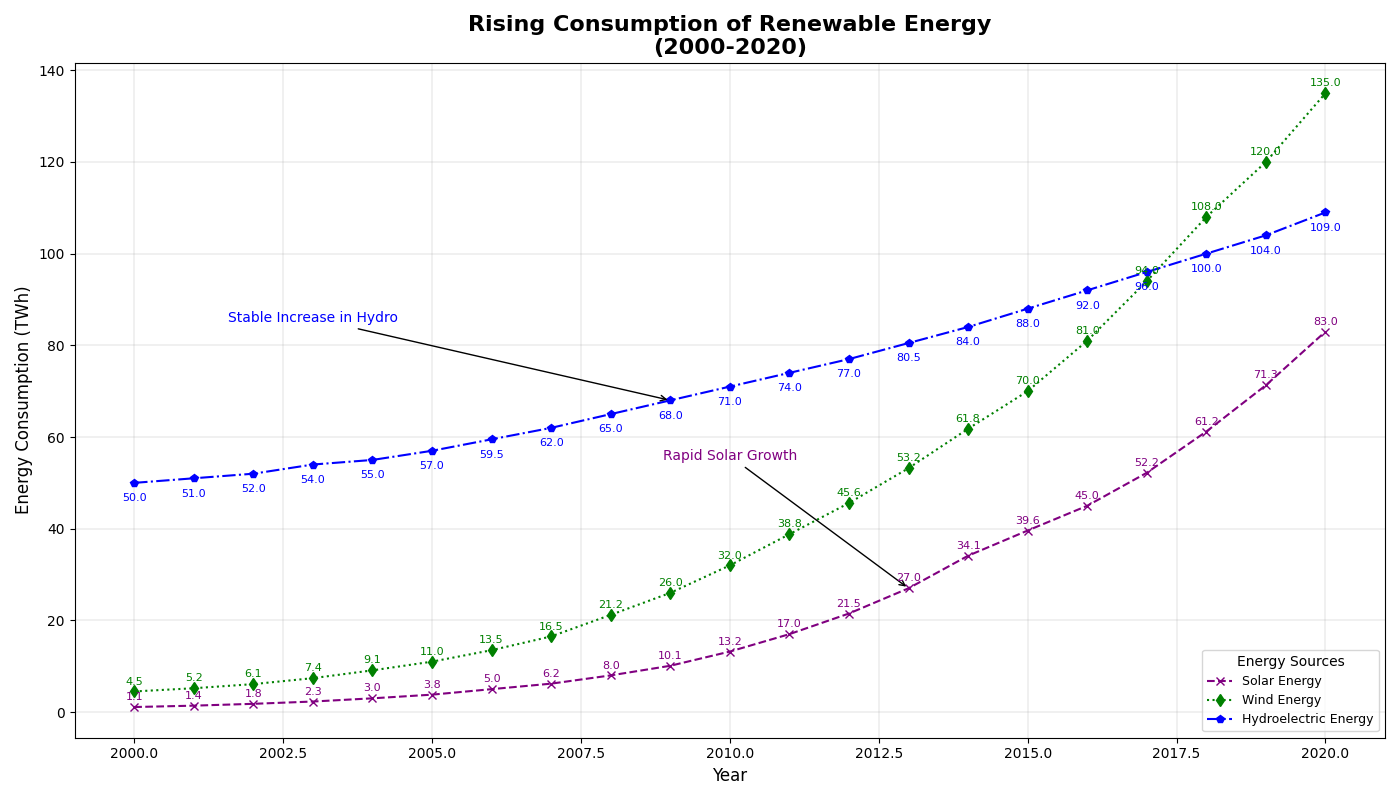

This figure's Python source:
import matplotlib.pyplot as plt
import numpy as np

years = np.arange(2000, 2021)

# Data: Renewable energy consumption in Terawatt-hours (TWh)
solar = [
    1.1, 1.4, 1.8, 2.3, 3.0, 3.8, 5.0, 6.2, 8.0, 10.1, 13.2, 17.0, 
    21.5, 27.0, 34.1, 39.6, 45.0, 52.2, 61.2, 71.3, 83.0
]
wind = [
    4.5, 5.2, 6.1, 7.4, 9.1, 11.0, 13.5, 16.5, 21.2, 26.0, 32.0, 
    38.8, 45.6, 53.2, 61.8, 70.0, 81.0, 94.0, 108.0, 120.0, 135.0
]
hydro = [
    50.0, 51.0, 52.0, 54.0, 55.0, 57.0, 59.5, 62.0, 65.0, 68.0, 71.0, 
    74.0, 77.0, 80.5, 84.0, 88.0, 92.0, 96.0, 100.0, 104.0, 109.0
]

# Create the plot
fig, ax = plt.subplots(figsize=(14, 8))

# Plot data for each renewable energy source with varied stylistic elements
ax.plot(years, solar, label='Solar Energy', marker='x', color='purple', linewidth=1.5, linestyle='--')
ax.plot(years, wind, label='Wind Energy', marker='d', color='green', linewidth=1.5, linestyle=':')
ax.plot(years, hydro, label='Hydroelectric Energy', marker='p', color='blue', linewidth=1.5, linestyle='-.')

# Annotate key milestones (altered positions and colors)
ax.annotate('Rapid Solar Growth', xy=(2013, 27.0), xytext=(2010, 55),
            arrowprops=dict(facecolor='darkgrey', arrowstyle='->'), fontsize=10, ha='center', color='purple')
ax.annotate('Stable Increase in Hydro', xy=(2009, 68.0), xytext=(2003, 85),
            arrowprops=dict(facecolor='grey', arrowstyle='->'), fontsize=10, ha='center', color='blue')

# Annotate each data point with its value for clarity
for i, txt in enumerate(solar):
    ax.text(years[i], solar[i] + 1.5, str(txt), fontsize=8, ha='center', color='purple')
for i, txt in enumerate(wind):
    ax.text(years[i], wind[i] + 1.5, str(txt), fontsize=8, ha='center', color='green')
for i, txt in enumerate(hydro):
    ax.text(years[i], hydro[i] - 4, str(txt), fontsize=8, ha='center', color='blue')

# Set title and labels
ax.set_title("Rising Consumption of Renewable Energy\n(2000-2020)", fontsize=16, fontweight='bold')
ax.set_xlabel("Year", fontsize=12)
ax.set_ylabel("Energy Consumption (TWh)", fontsize=12)

# Add legend
ax.legend(title='Energy Sources', loc='lower right', fontsize=9)

# Add grid for readability
ax.grid(True, linestyle='-', linewidth=0.3, alpha=0.9)

# Adjust layout
plt.tight_layout()

# Show plot
plt.show()
